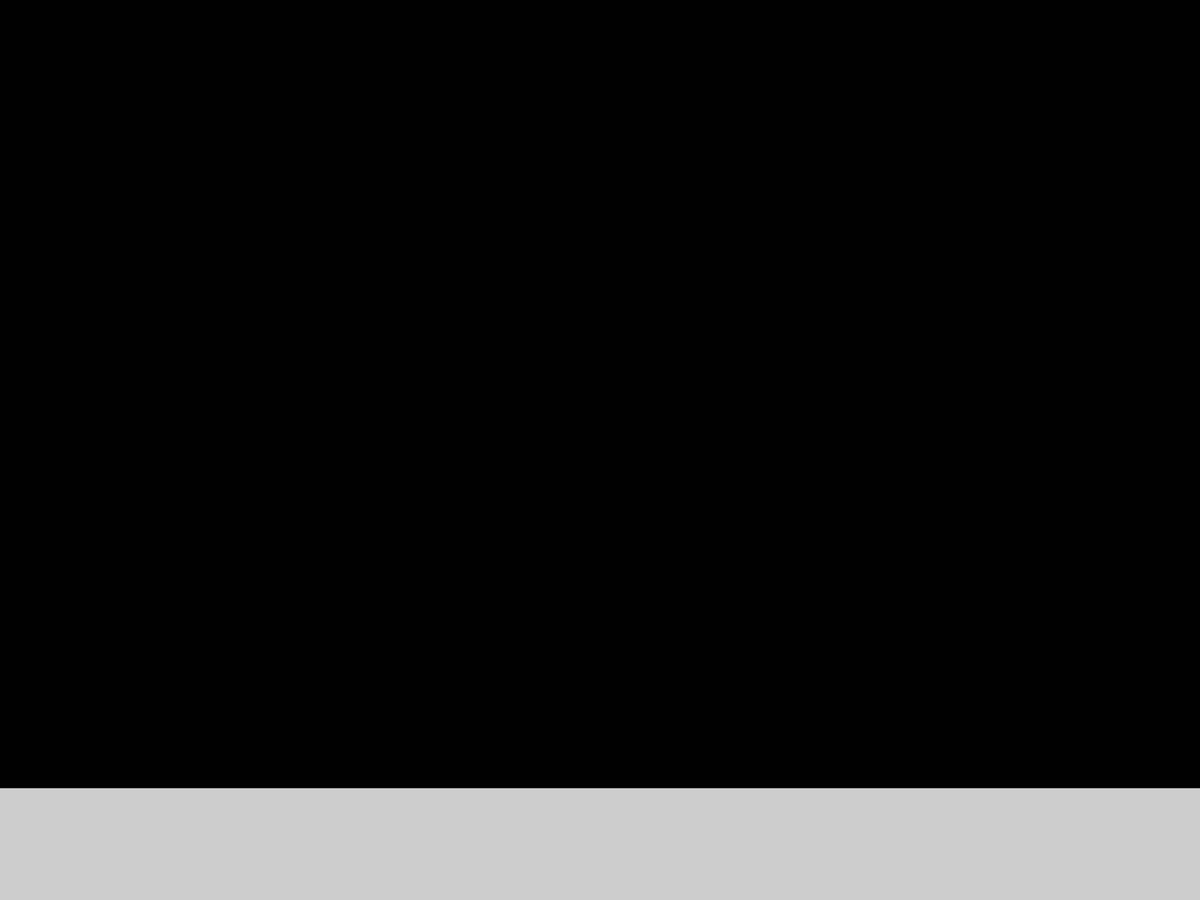
Frame 1 (no input)
Frame 60 (the mouse pressed at the canvas centre just before this capture): identical to frame 1, image omitted
Frame 120 (the mouse held since frame 60 and released just before this capture): identical to frame 1, image omitted

The Processing sketch that drew this single still picture (run headless with seeded random() and noise(); from frame 60 on, the mouse is pressed at the canvas centre):

// Processing sketch: Gaming_for_Life
// ── Gaming_for_Life.pde
int i, j;
int scale = 50;
int horizantal = 1920/scale;
int vertical = 1080/scale;
boolean time_is_flowing = false; 
Cell[][] index = new Cell[horizantal][vertical]; 
Cell[][] increaser;


public void setup() {
  fill(0);
  fullScreen();
  //translate(width/2, height/2);
  stroke(0);
  for (i=0; i<horizantal; i++) {
    for (j=0; j<vertical; j++) {
      new Cell(i, j);
    }
  }
}


public void draw() {
  count();
  if (time_is_flowing)  survival_of_the_fittest();
  display();
}


void mouseClicked() {
  if (mouseButton == LEFT) {
    index[mouseX/scale][mouseY/scale].condition = !index[mouseX/scale][mouseY/scale].condition;
  }
}

public void keyPressed() {
  if (key == ESC)  exit();
  else if (key == 's') time_is_flowing = !time_is_flowing;
}

//public void mouseWheel(MouseEvent event) {
//  int e = event.getCount();
//  int multi = 5;
//  if (scale != multi)  scale -= e*multi;
//  if (scale == 5) {
//    if (e < 0)  scale -= e*multi;
//  }
//  if (scale > 0) {
//    if (e > 0) {
//      increaser = index;
//      horizantal = 1920/scale;
//      vertical = 1080/scale;
//      index = new Cell[horizantal][vertical];


//      i=0;
//      j=0;
//      for (Cell[] row : increaser) {
//        for (Cell cell : row) {
//          index[i][j] = cell;
//          j++;
//        }
//        i++;
//      }
//      i=0;
//      j=0;
//      for (Cell[] row : index) {
//        for (Cell cell : row) {
//          if (cell == null) cell = new Cell(i, j);
//          j++;
//        }
//        i++;
//      }
//    }
//  }
//}
// ── Cell.pde


class Cell {
  int neighbours;
  int x, y;
  boolean condition = false;

  Cell(int i, int j) {
    x=i;
    y=j;
    index[i][j] = this;
    rect(i*scale, j*scale, scale, scale);
  }
}

void count() {

  for (Cell[] row : index) {
    for (Cell cell : row) {
      cell.neighbours=0;
    }
  }

  for (Cell[] row : index) {
    for (Cell cell : row) {
      if (cell.condition) { 
        for (i=-1; i<2; i++) {
          for (j=-1; j<2; j++) {
            try { 
              index[cell.x+i][cell.y+j].neighbours++;
            }
            catch(ArrayIndexOutOfBoundsException e) {
            }
          }
        }
        //it counts this too
        cell.neighbours--;
      }
    }
  }
}

void survival_of_the_fittest() {

  for (Cell[] row : index) {
    for (Cell cell : row) {
      if (cell.condition && cell.neighbours < 2) cell.condition = false;
      if (cell.condition && cell.neighbours > 3) cell.condition = false;
      if (cell.condition && (cell.neighbours == 2 || cell.neighbours == 3));//unchanced
      if (!cell.condition && cell.neighbours == 3) cell.condition = true;
    }
  }
}



void display() {
  clear();
  for (Cell[] row : index) {
    for (Cell cell : row) {
      if (cell.condition == true) {
        fill(255, 255, 0);
        rect(cell.x*scale, cell.y*scale, scale, scale);
      } else {
        fill(0);
        rect(cell.x*scale, cell.y*scale, scale, scale);
      }
    }
  }
}
